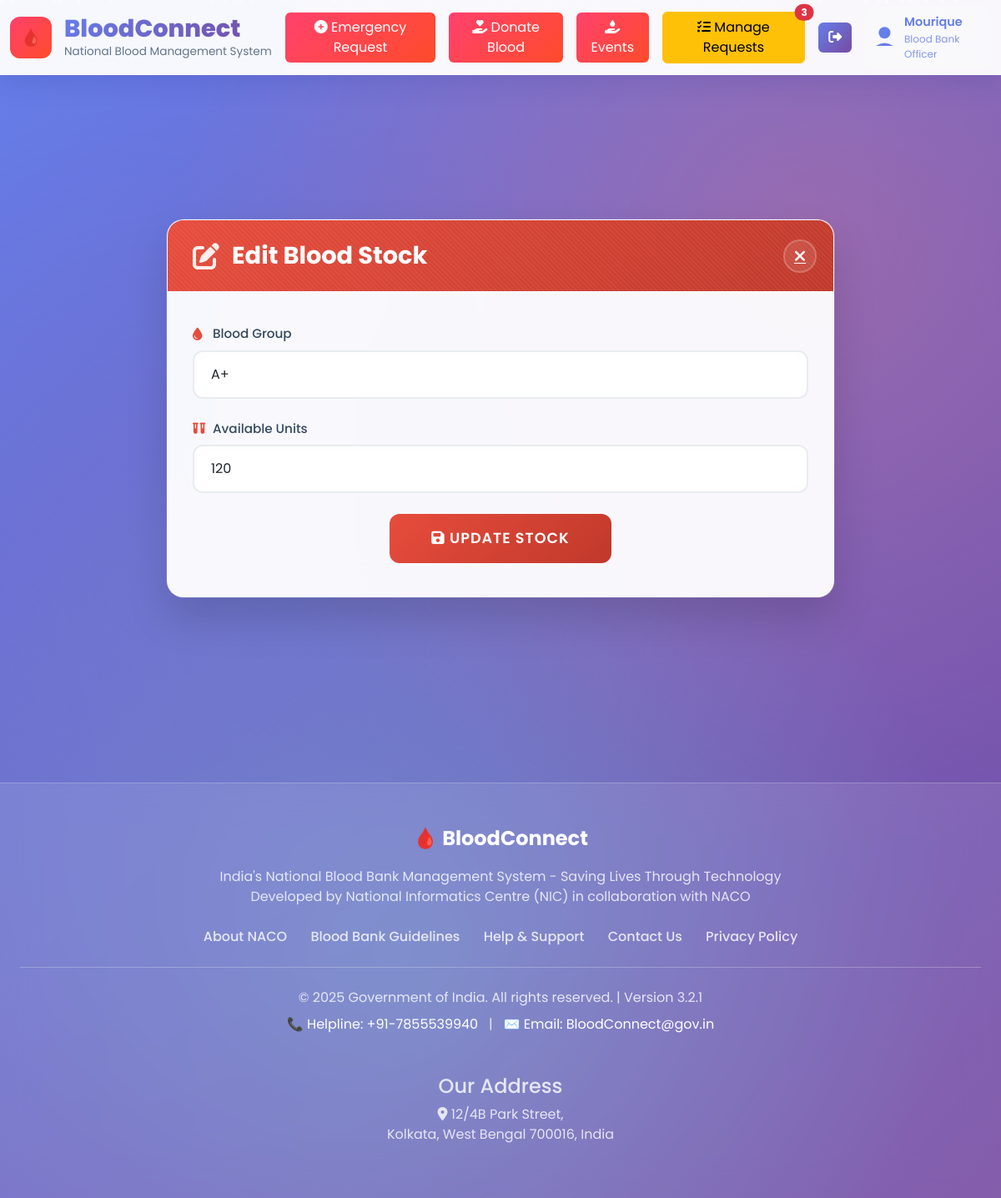
The page /edit_stock.php?id=1 (signed in) on the database as committed earlier.
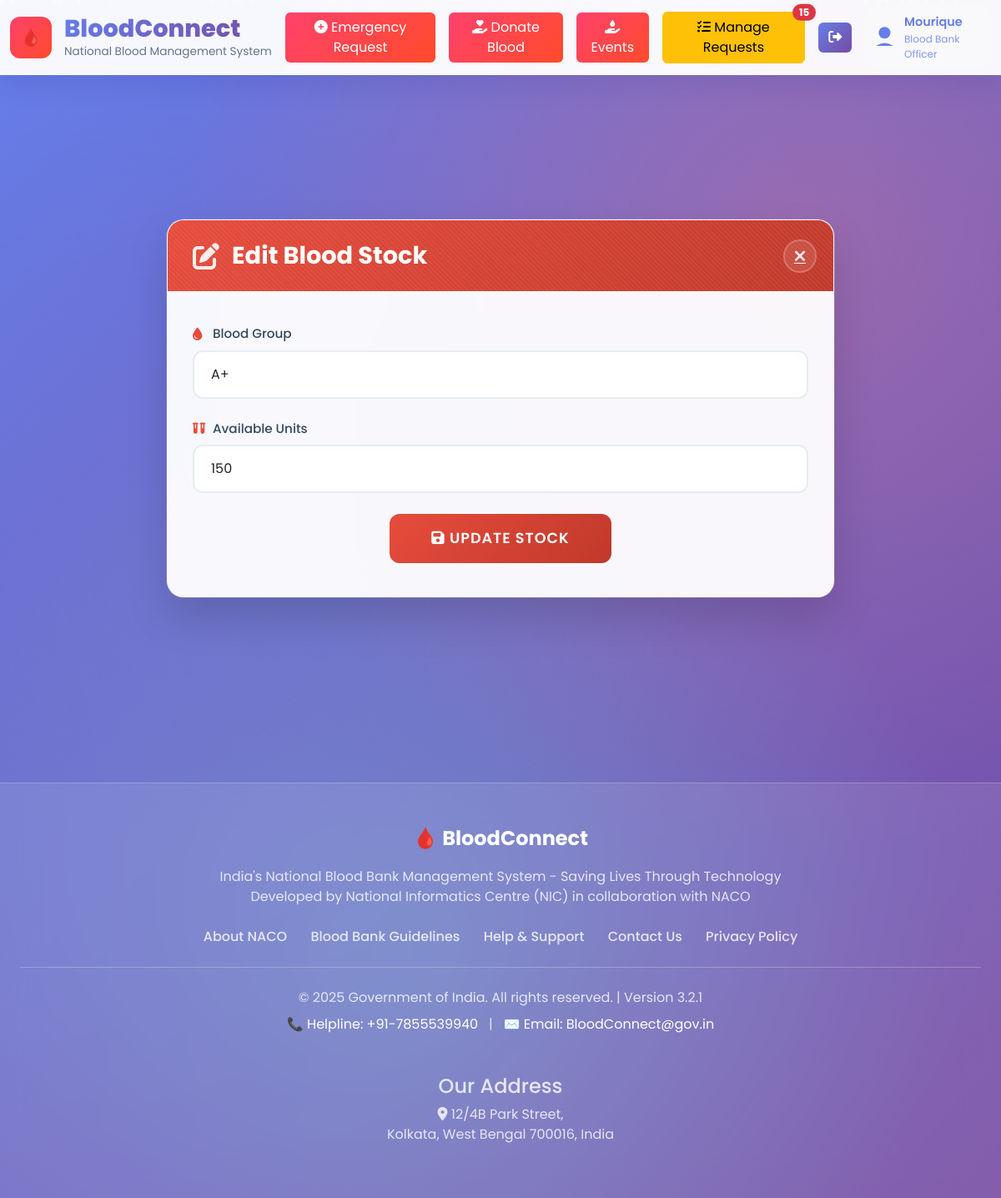
The same page on the database as committed later.
### tables this page shows
CREATE TABLE `blood_inventory` (
  `id` int(11) NOT NULL AUTO_INCREMENT,
  `blood_group` varchar(10) NOT NULL,
  `available_units` int(11) NOT NULL,
  `previous_available_units` int(11) DEFAULT 0,
  `status` varchar(20) NOT NULL,
  `last_updated` timestamp NOT NULL DEFAULT current_timestamp() ON UPDATE current_timestamp(),
  `expiry_date` date DEFAULT NULL,
  PRIMARY KEY (`id`)
);

### edit_stock.php (the view, shortened to what this page needs)
<!DOCTYPE html>
<html lang="en">
<head>
    <link href="https://cdnjs.cloudflare.com/ajax/libs/bootstrap/5.3.0/css/bootstrap.min.css" rel="stylesheet">
    <link href="https://cdnjs.cloudflare.com/ajax/libs/font-awesome/6.4.0/css/all.min.css" rel="stylesheet">
    <link rel="stylesheet" href="styles.css">
    <link rel="stylesheet" href="donor.css">
    <link rel="stylesheet" href="particles.css">
</head>
<body>
    <div class="particles"></div>
    <?php include "header.php"; ?>
    <div class="main-wrapper">
        <div class="form-container">
            <div class="form-header">
                <h2><i class="fas fa-edit icon"></i> Edit Blood Stock</h2>
                <a href="landing_page.php" class="close-btn"><i class="fas fa-times"></i></a>
            </div>
            <div class="form-content">
                <?php
                include 'connect.php';
                $id = $_GET['id'];
                $sql = "SELECT * FROM blood_inventory WHERE id=$id";
                $result = mysqli_query($conn, $sql);
                $row = mysqli_fetch_assoc($result);
                ?>
                <form action="update_stock.php" method="post">
                    <div class="form-group">
                        <label for="bloodGroup" class="form-label"><i class="fas fa-tint"></i> Blood Group</label>
                        <select class="form-select" id="bloodGroup" name="blood_group" required>
                            <option value="A+" <?php if($row['blood_group'] == 'A+') echo 'selected'; ?>>A+</option>
                        </select>
                    </div>
                    <div class="form-group">
                        <label for="availableUnits" class="form-label"><i class="fas fa-vials"></i> Available Units</label>
                        <input type="number" class="form-control" id="availableUnits" name="available_units" min="1" value="<?php echo $row['available_units']; ?>" required>
                    </div>
                    <div class="text-center">
                        <button type="submit" class="btn-submit" name="submit"><i class="fas fa-save"></i> Update Stock</button>
                    </div>
                </form>
            </div>
        </div>
    </div>
    <?php include "footer.php"; ?>
</body>
</html>

### header.php (shortened to what this page needs)
<nav class="navbar navbar-expand-lg navbar-light sticky-top">
    <div class="container-fluid">
        <a class="navbar-brand d-flex align-items-center" href="landing_page.php">
            <div class="logo-icon"></div>
            <div>
                <h1>BloodConnect</h1>
                <p>National Blood Management System</p>
            </div>
        </a>
        <div class="collapse navbar-collapse" id="navbarNav">
            <div class="ms-auto d-flex align-items-center gap-3">
                <a href="blood_request.php"><button class="btn btn-danger emergency-btn">
                        <i class="fas fa-plus-circle"></i>
                        Emergency Request
                    </button>
                </a>
                <a href="blood_donor_form.php"><button class="btn btn-danger emergency-btn">
                        <i class="fas fa-hand-holding-heart"></i>
                        Donate Blood
                    </button>
                </a>
                <a href="blood_event.php"><button class="btn btn-danger emergency-btn">
                        <i class="fa-solid fa-hand-holding-droplet"></i>
                        Events
                    </button>
                </a>
                <?php if (isset($_SESSION['user_id'])): ?>
                    <?php
                    if ($_SESSION['role'] === 'admin') {
                        include 'connect.php';
                        $sql_events_count = "SELECT COUNT(*) as pending_events FROM blood_events WHERE status = 'pending'";
                        $result_events_count = mysqli_query($conn, $sql_events_count);
                        $pending_events_count = 0;
                        if ($result_events_count) {
                            $pending_events_count = mysqli_fetch_assoc($result_events_count)['pending_events'];
                        }
                        $sql_blood_count = "SELECT COUNT(*) as pending_blood FROM blood_request WHERE status = 'pending'";
                        $result_blood_count = mysqli_query($conn, $sql_blood_count);
                        $pending_blood_count = 0;
                        if ($result_blood_count) {
                            $pending_blood_count = mysqli_fetch_assoc($result_blood_count)['pending_blood'];
                        }
                        $total_pending_count = $pending_events_count + $pending_blood_count;
                        ?>
                        <a href="manage_requests.php" class="btn btn-warning position-relative">
                            <i class="fas fa-tasks"></i> Manage Requests
                            <?php if ($total_pending_count > 0): ?>
                                <span class="position-absolute top-0 start-100 translate-middle badge rounded-pill bg-danger">
                                    <?php echo $total_pending_count; ?>
                                </span>
                            <?php endif; ?>
                        </a>
                        <?php
                    }
                    ?>
                    <a href="logout.php" class="btn btn-logout" style="transition: transform 0.3s ease-in-out, box-shadow 0.3s ease-in-out;" onmouseover="this.style.transform='scale(1.1)'; this.style.boxShadow='0 8px 20px rgba(0, 0, 0, 0.3)'; this.style.color='white';" onmouseout="this.style.transform='scale(1)'; this.style.boxShadow='none'; this.style.color='white';"><i class="fas fa-sign-out-alt"></i></a>
                <?php endif; ?>
                <div class="d-flex align-items-center gap-2 bg-light bg-opacity-25 rounded-3 p-2">
                    <div class="rounded-circle bg-primary"
                        style="width: 35px; height: 35px; ">
                            </div>
                            <div class="text-white">
                                <div style="font-weight: 600; font-size: 0.9rem; color: #667eea;">Mourique</div>
                                <div style="font-size: 0.75rem; opacity: 0.8;color: #667eea;">Blood Bank Officer</div>
                            </div>
                        </div>
            </div>
        </div>
    </div>
</nav>

### footer.php (shortened to what this page needs)
<footer class="footer mt-5 py-5">
    <div class="container-fluid px-4">
        <div class="text-center">
            <div class="footer-logo mb-3">🩸 BloodConnect</div>
            <p class="mb-4">
                India's National Blood Bank Management System - Saving Lives Through Technology<br>
                Developed by National Informatics Centre (NIC) in collaboration with NACO
            </p>
            <div class="row justify-content-center mb-4">
                <div class="col-auto">
                    <a href="contact.php" class="footer-link me-4">About NACO</a>
                    <a href="contact.php" class="footer-link me-4">Blood Bank Guidelines</a>
                    <a href="contact.php" class="footer-link me-4">Help & Support</a>
                    <a href="contact.php" class="footer-link me-4">Contact Us</a>
                    <a href="contact.php" class="footer-link">Privacy Policy</a>
                </div>
            </div>
            <div class="border-top border-white border-opacity-25 pt-4">
                <p class="mb-2">© 2025 Government of India. All rights reserved. | Version 3.2.1</p>
                <p class="mb-0">
                    <a href="tel:+917855539940" style="color: white; text-decoration: none;">
                        📞 Helpline: +91-7855539940
                    </a>
                    &nbsp; | &nbsp;
                    <a href="mailto:ehospital@gov.in" style="color: white; text-decoration: none;">
                        ✉️ Email: BloodConnect@gov.in
                    </a>
                 <br> <br>
                <h4>Our Address</h4>
                <p>
                    <i class="fa-solid fa-location-dot fa-bounce"></i>
                    12/4B Park Street,  <br>    Kolkata, West Bengal 700016,
                    India</p>
                </p>
            </div>
        </div>
    </div>
</footer>

### styles.css (style rules this page uses)
:root { --primary-gradient: linear-gradient(135deg, #667eea 0%, #764ba2 100%); --danger-gradient: linear-gradient(135deg, #ff416c 0%, #ff4b2b 100%); --success-gradient: linear-gradient(135deg, #00b09b 0%, #96c93d 100%); --warning-gradient: linear-gradient(135deg, #ffb347 0%, #ffcc33 100%); --info-gradient: linear-gradient(135deg, #4facfe 0%, #00f2fe 100%); --glass-bg: rgba(255, 255, 255, 0.1); --glass-border: rgba(255, 255, 255, 0.2); }
body { font-family: 'Inter', sans-serif; background: linear-gradient(135deg, #667eea 0%, #764ba2 50%, #f093fb 100%); background-attachment: fixed; min-height: 100vh; }
.navbar { background: rgba(255, 255, 255, 0.95) !important; backdrop-filter: blur(20px); box-shadow: 0 8px 32px rgba(31, 38, 135, 0.15); }
.logo-icon { width: 50px; height: 50px; background: var(--danger-gradient); border-radius: 12px; display: flex; align-items: center; justify-content: center; margin-right: 15px; }
.logo-icon::after { content: '🩸'; font-size: 20px; }
.navbar-brand h1 { font-size: 1.8rem; font-weight: 800; background: var(--primary-gradient); -webkit-background-clip: text; -webkit-text-fill-color: transparent; background-clip: text; margin: 0; }
.navbar-brand p { font-size: 0.85rem; color: #64748b; margin: 0; }
.emergency-btn { background: var(--danger-gradient); border: none; animation: pulse 2s infinite; }
.btn-login, .btn-logout { background: var(--primary-gradient); border: none; color: white; transition: transform 0.3s ease-in-out, box-shadow 0.3s ease-in-out; }
.footer { background: rgba(255, 255, 255, 0.1); backdrop-filter: blur(20px); border-top: 1px solid var(--glass-border); color: rgba(255, 255, 255, 0.8); }
.footer-logo { font-size: 1.5rem; font-weight: 700; color: white; }
.footer-link { color: rgba(255, 255, 255, 0.8); text-decoration: none; font-weight: 500; transition: all 0.3s ease; }
:root { --primary-gradient: linear-gradient(135deg, #667eea 0%, #764ba2 100%); --danger-gradient: linear-gradient(135deg, #ff416c 0%, #ff4b2b 100%); --glass-border: rgba(255, 255, 255, 0.2); --text-primary: #2c3e50; --text-secondary: #64748b; --shadow-light: 0 8px 32px rgba(31, 38, 135, 0.15); --shadow-medium: 0 12px 40px rgba(31, 38, 135, 0.25); }
body { font-family: 'Inter', sans-serif; background: linear-gradient(135deg, #667eea 0%, #764ba2 50%, #f093fb 100%); }
footer { background: rgba(255, 255, 255, 0.1); color: white; }

### particles.css (style rules this page uses)
.particles { position: fixed; top: 0; left: 0; width: 100%; height: 100%; pointer-events: none; z-index: -1; }

Rows that differ between the two databases and show on the page:
changed blood_inventory: available_units "120" → "150"
Other text that changed with them:
$total_pending_count: "3" → "15"
